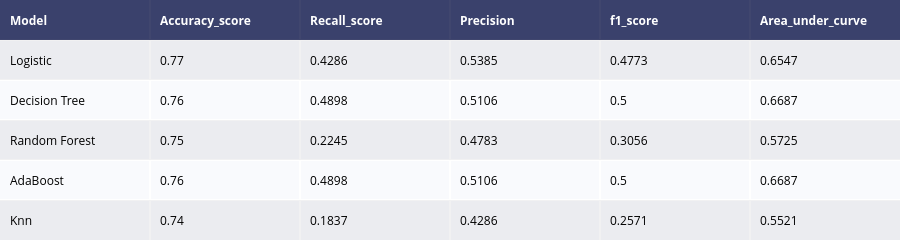

The cell this chart's notebook holds for it:
### Markdown cell above
### <font color='maroon'> Model Performance Metrics </font>

### Code cell
def model_performance(model,train_x, test_x, train_y, test_y, name):
    model.fit(train_x, train_y)
    predictions = model.predict(test_x)
    accuracy = accuracy_score(test_y, predictions)
    recallscore = recall_score(test_y, predictions,pos_label='1')
    precision = precision_score(test_y, predictions,pos_label='1')
    roc_auc = roc_auc_score(test_y, predictions)
    f1score = f1_score(test_y, predictions,pos_label='1')
    
    df = pd.DataFrame({"Model": [name],
                       "Accuracy_score": [accuracy],
                       "Recall_score" : [recallscore],
                       "Precision": [precision],
                       "f1_score": [f1score],
                       "Area_under_curve": [roc_auc]
                      })
    return df


# Outputs for all model
model1 = model_performance(logit_rfe,X_train,X_test,Y_train, Y_test,"Logistic" )
model2 = model_performance(dtc, X_train, X_test, Y_train, Y_test,"Decision Tree")
model3 = model_performance(rfc, X_train, X_test, Y_train, Y_test,"Random Forest")
model4 = model_performance(abc, X_train, X_test, Y_train, Y_test,"AdaBoost")
model5 = model_performance(knn, X_train, X_test, Y_train, Y_test,"Knn")


# Concat all models
model_performances = pd.concat([model1, model2, model3, model4, model5], axis=0).reset_index()

model_performances = model_performances.drop(columns="index",axis=1)

table = ff.create_table(np.round(model_performances,4))

py.iplot(table)

### Figure 1 — Plotly figure (JSON) as saved in the notebook; plotly's stock layout.template omitted (floating-point values rounded to 4 significant figures)
{"data": [{"colorscale": [[0, "#00083e"], [0.5, "#ededee"], [1, "#ffffff"]], "hoverinfo": "none", "opacity": 0.75, "showscale": false, "type": "heatmap", "z": [[0, 0, 0, 0, 0, 0], [0.5, 0.5, 0.5, 0.5, 0.5, 0.5], [1, 1, 1, 1, 1, 1], [0.5, 0.5, 0.5, 0.5, 0.5, 0.5], [1, 1, 1, 1, 1, 1], [0.5, 0.5, 0.5, 0.5, 0.5, 0.5]]}], "layout": {"annotations": [{"align": "left", "font": {"color": "#ffffff"}, "showarrow": false, "text": "<b>Model</b>", "x": -0.45, "xanchor": "left", "xref": "x", "y": 0, "yref": "y"}, {"align": "left", "font": {"color": "#ffffff"}, "showarrow": false, "text": "<b>Accuracy_score</b>", "x": 0.55, "xanchor": "left", "xref": "x", "y": 0, "yref": "y"}, {"align": "left", "font": {"color": "#ffffff"}, "showarrow": false, "text": "<b>Recall_score</b>", "x": 1.55, "xanchor": "left", "xref": "x", "y": 0, "yref": "y"}, {"align": "left", "font": {"color": "#ffffff"}, "showarrow": false, "text": "<b>Precision</b>", "x": 2.55, "xanchor": "left", "xref": "x", "y": 0, "yref": "y"}, {"align": "left", "font": {"color": "#ffffff"}, "showarrow": false, "text": "<b>f1_score</b>", "x": 3.55, "xanchor": "left", "xref": "x", "y": 0, "yref": "y"}, {"align": "left", "font": {"color": "#ffffff"}, "showarrow": false, "text": "<b>Area_under_curve</b>", "x": 4.55, "xanchor": "left", "xref": "x", "y": 0, "yref": "y"}, {"align": "left", "font": {"color": "#000000"}, "showarrow": false, "text": "Logistic", "x": -0.45, "xanchor": "left", "xref": "x", "y": 1, "yref": "y"}, {"align": "left", "font": {"color": "#000000"}, "showarrow": false, "text": "0.77", "x": 0.55, "xanchor": "left", "xref": "x", "y": 1, "yref": "y"}, {"align": "left", "font": {"color": "#000000"}, "showarrow": false, "text": "0.4286", "x": 1.55, "xanchor": "left", "xref": "x", "y": 1, "yref": "y"}, {"align": "left", "font": {"color": "#000000"}, "showarrow": false, "text": "0.5385", "x": 2.55, "xanchor": "left", "xref": "x", "y": 1, "yref": "y"}, {"align": "left", "font": {"color": "#000000"}, "showarrow": false, "text": "0.4773", "x": 3.55, "xanchor": "left", "xref": "x", "y": 1, "yref": "y"}, {"align": "left", "font": {"color": "#000000"}, "showarrow": false, "text": "0.6547", "x": 4.55, "xanchor": "left", "xref": "x", "y": 1, "yref": "y"}, {"align": "left", "font": {"color": "#000000"}, "showarrow": false, "text": "Decision Tree", "x": -0.45, "xanchor": "left", "xref": "x", "y": 2, "yref": "y"}, {"align": "left", "font": {"color": "#000000"}, "showarrow": false, "text": "0.76", "x": 0.55, "xanchor": "left", "xref": "x", "y": 2, "yref": "y"}, {"align": "left", "font": {"color": "#000000"}, "showarrow": false, "text": "0.4898", "x": 1.55, "xanchor": "left", "xref": "x", "y": 2, "yref": "y"}, {"align": "left", "font": {"color": "#000000"}, "showarrow": false, "text": "0.5106", "x": 2.55, "xanchor": "left", "xref": "x", "y": 2, "yref": "y"}, {"align": "left", "font": {"color": "#000000"}, "showarrow": false, "text": "0.5", "x": 3.55, "xanchor": "left", "xref": "x", "y": 2, "yref": "y"}, {"align": "left", "font": {"color": "#000000"}, "showarrow": false, "text": "0.6687", "x": 4.55, "xanchor": "left", "xref": "x", "y": 2, "yref": "y"}, {"align": "left", "font": {"color": "#000000"}, "showarrow": false, "text": "Random Forest", "x": -0.45, "xanchor": "left", "xref": "x", "y": 3, "yref": "y"}, {"align": "left", "font": {"color": "#000000"}, "showarrow": false, "text": "0.75", "x": 0.55, "xanchor": "left", "xref": "x", "y": 3, "yref": "y"}, {"align": "left", "font": {"color": "#000000"}, "showarrow": false, "text": "0.2245", "x": 1.55, "xanchor": "left", "xref": "x", "y": 3, "yref": "y"}, {"align": "left", "font": {"color": "#000000"}, "showarrow": false, "text": "0.4783", "x": 2.55, "xanchor": "left", "xref": "x", "y": 3, "yref": "y"}, {"align": "left", "font": {"color": "#000000"}, "showarrow": false, "text": "0.3056", "x": 3.55, "xanchor": "left", "xref": "x", "y": 3, "yref": "y"}, {"align": "left", "font": {"color": "#000000"}, "showarrow": false, "text": "0.5725", "x": 4.55, "xanchor": "left", "xref": "x", "y": 3, "yref": "y"}, {"align": "left", "font": {"color": "#000000"}, "showarrow": false, "text": "AdaBoost", "x": -0.45, "xanchor": "left", "xref": "x", "y": 4, "yref": "y"}, {"align": "left", "font": {"color": "#000000"}, "showarrow": false, "text": "0.76", "x": 0.55, "xanchor": "left", "xref": "x", "y": 4, "yref": "y"}, {"align": "left", "font": {"color": "#000000"}, "showarrow": false, "text": "0.4898", "x": 1.55, "xanchor": "left", "xref": "x", "y": 4, "yref": "y"}, {"align": "left", "font": {"color": "#000000"}, "showarrow": false, "text": "0.5106", "x": 2.55, "xanchor": "left", "xref": "x", "y": 4, "yref": "y"}, {"align": "left", "font": {"color": "#000000"}, "showarrow": false, "text": "0.5", "x": 3.55, "xanchor": "left", "xref": "x", "y": 4, "yref": "y"}, {"align": "left", "font": {"color": "#000000"}, "showarrow": false, "text": "0.6687", "x": 4.55, "xanchor": "left", "xref": "x", "y": 4, "yref": "y"}, {"align": "left", "font": {"color": "#000000"}, "showarrow": false, "text": "Knn", "x": -0.45, "xanchor": "left", "xref": "x", "y": 5, "yref": "y"}, {"align": "left", "font": {"color": "#000000"}, "showarrow": false, "text": "0.74", "x": 0.55, "xanchor": "left", "xref": "x", "y": 5, "yref": "y"}, {"align": "left", "font": {"color": "#000000"}, "showarrow": false, "text": "0.1837", "x": 1.55, "xanchor": "left", "xref": "x", "y": 5, "yref": "y"}, {"align": "left", "font": {"color": "#000000"}, "showarrow": false, "text": "0.4286", "x": 2.55, "xanchor": "left", "xref": "x", "y": 5, "yref": "y"}, {"align": "left", "font": {"color": "#000000"}, "showarrow": false, "text": "0.2571", "x": 3.55, "xanchor": "left", "xref": "x", "y": 5, "yref": "y"}, {"align": "left", "font": {"color": "#000000"}, "showarrow": false, "text": "0.5521", "x": 4.55, "xanchor": "left", "xref": "x", "y": 5, "yref": "y"}], "height": 230, "margin": {"b": 0, "l": 0, "r": 0, "t": 0}, "xaxis": {"dtick": 1, "gridwidth": 2, "showticklabels": false, "tick0": -0.5, "ticks": "", "zeroline": false}, "yaxis": {"autorange": "reversed", "dtick": 1, "gridwidth": 2, "showticklabels": false, "tick0": 0.5, "ticks": "", "zeroline": false}}}
